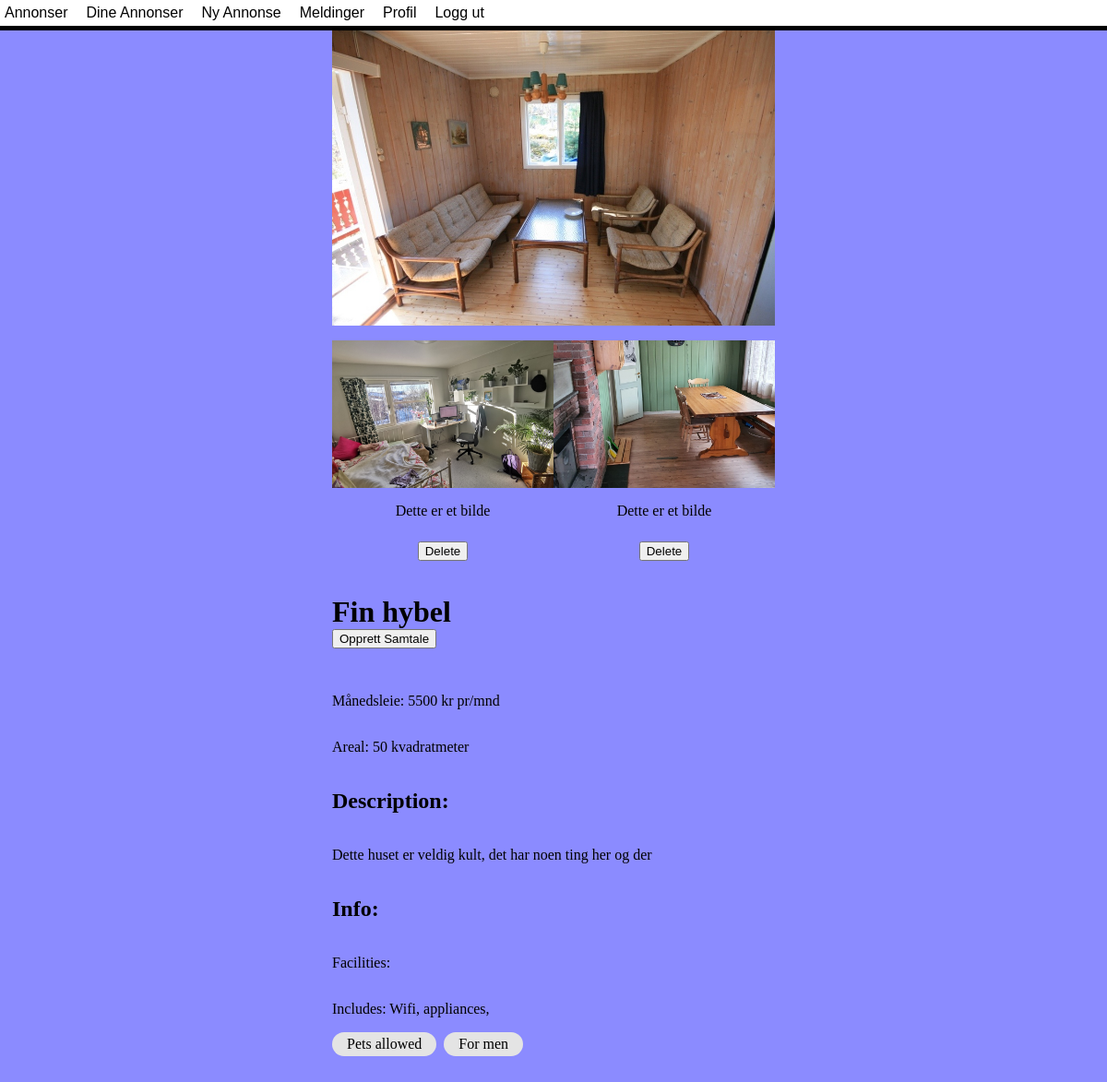
Screenshot of /Pages/ListingDetails.php?listingID=2 (signed in) with the database file from the repository.
### tables this page shows
CREATE TABLE listings (
    listingID INT NOT NULL AUTO_INCREMENT,
    listingTitle VARCHAR(45) NOT NULL,
    listingDesc VARCHAR(1000) NOT NULL,
    listingAddress VARCHAR(100) NOT NULL,
    listingRooms INT NOT NULL,
    listingType VARCHAR(45) NOT NULL,
    listingPrice INT NOT NULL,
    listingArea INT NOT NULL,
    petAllowed TINYINT NOT NULL DEFAULT 0,
    hasParking TINYINT NOT NULL DEFAULT 0,
    hasShed TINYINT NOT NULL DEFAULT 0,
    isFurnished TINYINT NOT NULL DEFAULT 0,
    hasAppliances TINYINT NOT NULL DEFAULT 0,
    hasBalcony TINYINT NOT NULL DEFAULT 0,
    hasGarden TINYINT NOT NULL DEFAULT 0,
    wcFriendly TINYINT NOT NULL DEFAULT 0,
    incElectricity TINYINT NOT NULL DEFAULT 0,
    incWifi TINYINT NOT NULL DEFAULT 0,
    canSmoke TINYINT NOT NULL DEFAULT 0,
    forMen TINYINT NOT NULL DEFAULT 0,
    forWomen TINYINT NOT NULL DEFAULT 0,
    userID INT NOT NULL,
    PRIMARY KEY (listingID),
    FOREIGN KEY (userID) references user(userID) ON DELETE CASCADE
);

CREATE TABLE listingImages (
    listingImgID INT NOT NULL AUTO_INCREMENT,
    listingImgDesc VARCHAR(64),
    listingImgType VARCHAR(10),
    listingID INT NOT NULL,
    listingMainImg TINYINT NOT NULL DEFAULT 0,
    PRIMARY KEY (listingImgID),
    FOREIGN KEY (listingID) references Listings(listingID) ON DELETE CASCADE
);

### Pages/ListingDetails.php (the view, shortened to what this page needs)
<?php
$listingID = "";
if(isset($_GET['listingID'])) {
    $listingID = $_GET['listingID'];
}
include_once "../Utilities/DatabaseConnection.php";
include_once "../Utilities/Header.php";
$userID = $_SESSION["user"]["userID"];
?>
<!DOCTYPE html>
<html lang="NO">
<head>
    <link rel="stylesheet" href="../css/ListingDetails.css">
</head>
<body>
<main>
    <?php
    $sql = "SELECT * FROM listings WHERE listingID = '$listingID'";
    $result = $connection->query($sql);
    if ($result->num_rows > 0) {
        while ($row = $result->fetch_assoc()) {
            $listingID = $row["listingID"];
            $listingTitle = $row["listingTitle"];
            $listingDesc = $row["listingDesc"];
            $listingPrice = $row["listingPrice"];
            $listingArea = $row["listingArea"];
            $listingUserID = $row["userID"];
            $facilities = "";
            $includes = "";
            if($row["incWifi"]) $includes = $includes . " Wifi,";
            if($row["hasAppliances"]) $includes = $includes . " appliances,";
            $tagsArray = [];
            if($row["petAllowed"]) array_push($tagsArray, "Pets allowed");
            if($row["forMen"]) array_push($tagsArray, "For men");
            $sql3 = "SELECT * FROM listingimages WHERE listingID = '$listingID' AND listingMainImg = 1";
            $result3 = $connection->query($sql3);
            if ($result3->num_rows > 0) {
                $listingMainImage = mysqli_fetch_array($result3);
                $imagePath = "../images/" . $listingMainImage[0] . "." . $listingMainImage[2];
                echo "<div class='listingContainer'>
                  <img alt='$listingTitle' src='$imagePath' />
                  <div class='secondaryImages'>";
            }
    $sql2 = "SELECT * FROM listingimages WHERE listingID = '$listingID'";
    $result2 = $connection->query($sql2);
    if ($result2->num_rows > 0) {
        while ($row2 = $result2->fetch_assoc()) {
            $listingImageID = $row2["listingImgID"];
            $listingImageType = $row2["listingImgType"];
            $listingImgDesc = $row2["listingImgDesc"];
            $listingMainImg = $row2["listingMainImg"];
            $imagePath = "../images/" . $listingImageID . "." . $listingImageType;
            if(!$listingMainImg) {
                echo "<form action='ListingDetails.php' method='post'>
                    <input name='listingImageID' hidden type='text' value='$listingImageID' />
                    <img class='secondayImage' src='$imagePath'/>
                    <p>$listingImgDesc</p>
                    <button name='delete_image_btn' type='submit'>Delete</button>
                </form>";
            }
        }
    }
            echo "</div>";
            echo "<span><h1>$listingTitle ";
            if ($listingUserID != $userID ) {
                echo "<form action='Messages.php' method='get'><button type='submit' name='ID' value='" . $listingUserID . "'> Opprett Samtale </form></button>";
            }
            echo  "</h1></span><p>Månedsleie: $listingPrice kr pr/mnd</p>
                  <p>Areal: $listingArea kvadratmeter</p>
                  <h2>Description:</h2>
                  <p>$listingDesc</p>
                  <h2>Info:</h2>
                  <p>Facilities: $facilities</p>
                  <p>Includes: $includes</p>
            <div class='listingTags'>";
            for($i = 0; $i < count($tagsArray); $i++) {
                echo "<div class='listingTag'>$tagsArray[$i]</div>";
            }
            echo "</div></div>";
        }
    }
?>
</main>
</body>
</html>

### css/Header.css (style rules this page uses)
body { background-color: #8b8bff; margin: 0; padding: 0; }

### css/ListingDetails.css (style rules this page uses)
body { margin: 0; padding: 0; }
main { width: 100%; min-height: 100vh; display: flex; justify-content: center; align-items: center; flex-direction: column; }
.listingContainer { display: flex; justify-content: center; align-content: center; flex-direction: column; width: max-content; max-width: 50%; margin: auto; }
.listingContainer > img { object-fit: contain; width: auto; height: 20rem; }
.secondayImage { object-fit: contain; width: auto; height: 10rem; }
.secondaryImages { display: flex; flex-wrap: wrap; margin-top: 1rem; }
.secondaryImages > form { display: flex; flex-direction: column; justify-content: center; align-items: center; }
.secondaryImages > form > button { margin-top: 0.5rem; cursor: pointer; }
.listingTags { display: flex; width: 100%; flex-wrap: wrap; }
.listingTags > .listingTag { background-color: #E4E4E4; border-radius: 15px; padding: 0.25rem 1rem; margin-right: 0.5rem; margin-bottom: 2rem; }

### rows the page displays
listings: listingTitle "Fin hybel", $listingUserID 2 (drawn), listingPrice "5500", listingArea "50", listingDesc "Dette huset er veldig kult, det har noen ting her og der", includes "Wifi, appliances,", i "Pets allowed", i "For men"
listingimages: shows a picture, listingImgDesc "Dette er et bilde"
listingimages: shows a picture, listingImgDesc "Dette er et bilde"
